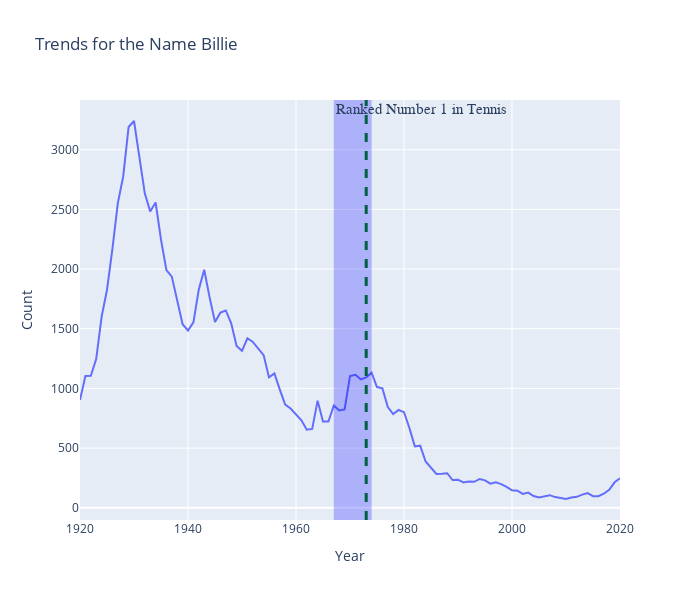

Write notebook code for a chart like this one.
### Code cell
df_billie = females[females["name"]=="Billie"]
fig = px.line(df_billie["1920":"2020"], x=df_billie["1920":"2020"].index, y="count", title = "Trends for the Name Billie")
fig.add_vline(x="1973", line_width = 3, line_dash = "dash", line_color="green")
fig.add_vrect(x0="1967", x1="1974", annotation_text="Ranked Number 1 in Tennis", annotation_position="top left",
              annotation=dict(font_size=15, font_family="Times New Roman"),
              fillcolor="blue", opacity=0.25, line_width=0)
fig.update_layout(width = 700, height=600, xaxis = dict(title = 'Year', showticklabels=True), yaxis=dict(title="Count" , showticklabels=True))

### Figure 1 — Plotly figure (JSON) as saved in the notebook; plotly's stock layout.template omitted (floating-point values rounded to 4 significant figures)
{"data": [{"hovertemplate": "x=%{x}<br>count=%{y}<extra></extra>", "legendgroup": "", "line": {"color": "#636efa", "dash": "solid"}, "marker": {"symbol": "circle"}, "mode": "lines", "name": "", "orientation": "v", "showlegend": false, "type": "scatter", "x": ["1920-01-01T00:00:00", "1921-01-01T00:00:00", "1922-01-01T00:00:00", "1923-01-01T00:00:00", "1924-01-01T00:00:00", "1925-01-01T00:00:00", "1926-01-01T00:00:00", "1927-01-01T00:00:00", "1928-01-01T00:00:00", "1929-01-01T00:00:00", "1930-01-01T00:00:00", "1931-01-01T00:00:00", "1932-01-01T00:00:00", "1933-01-01T00:00:00", "1934-01-01T00:00:00", "1935-01-01T00:00:00", "1936-01-01T00:00:00", "1937-01-01T00:00:00", "1938-01-01T00:00:00", "1939-01-01T00:00:00", "1940-01-01T00:00:00", "1941-01-01T00:00:00", "1942-01-01T00:00:00", "1943-01-01T00:00:00", "1944-01-01T00:00:00", "1945-01-01T00:00:00", "1946-01-01T00:00:00", "1947-01-01T00:00:00", "1948-01-01T00:00:00", "1949-01-01T00:00:00", "1950-01-01T00:00:00", "1951-01-01T00:00:00", "1952-01-01T00:00:00", "1953-01-01T00:00:00", "1954-01-01T00:00:00", "1955-01-01T00:00:00", "1956-01-01T00:00:00", "1957-01-01T00:00:00", "1958-01-01T00:00:00", "1959-01-01T00:00:00", "1960-01-01T00:00:00", "1961-01-01T00:00:00", "1962-01-01T00:00:00", "1963-01-01T00:00:00", "1964-01-01T00:00:00", "1965-01-01T00:00:00", "1966-01-01T00:00:00", "1967-01-01T00:00:00", "1968-01-01T00:00:00", "1969-01-01T00:00:00", "1970-01-01T00:00:00", "1971-01-01T00:00:00", "1972-01-01T00:00:00", "1973-01-01T00:00:00", "1974-01-01T00:00:00", "1975-01-01T00:00:00", "1976-01-01T00:00:00", "1977-01-01T00:00:00", "1978-01-01T00:00:00", "1979-01-01T00:00:00", "1980-01-01T00:00:00", "1981-01-01T00:00:00", "1982-01-01T00:00:00", "1983-01-01T00:00:00", "1984-01-01T00:00:00", "1985-01-01T00:00:00", "1986-01-01T00:00:00", "1987-01-01T00:00:00", "1988-01-01T00:00:00", "1989-01-01T00:00:00", "1990-01-01T00:00:00", "1991-01-01T00:00:00", "1992-01-01T00:00:00", "1993-01-01T00:00:00", "1994-01-01T00:00:00", "1995-01-01T00:00:00", "1996-01-01T00:00:00", "1997-01-01T00:00:00", "1998-01-01T00:00:00", "1999-01-01T00:00:00", "2000-01-01T00:00:00", "2001-01-01T00:00:00", "2002-01-01T00:00:00", "2003-01-01T00:00:00", "2004-01-01T00:00:00", "2005-01-01T00:00:00", "2006-01-01T00:00:00", "2007-01-01T00:00:00", "2008-01-01T00:00:00", "2009-01-01T00:00:00", "2010-01-01T00:00:00", "2011-01-01T00:00:00", "2012-01-01T00:00:00", "2013-01-01T00:00:00", "2014-01-01T00:00:00", "2015-01-01T00:00:00", "2016-01-01T00:00:00", "2017-01-01T00:00:00", "2018-01-01T00:00:00", "2019-01-01T00:00:00", "2020-01-01T00:00:00"], "xaxis": "x", "y": [902, 1104, 1105, 1246, 1599, 1827, 2170, 2551, 2776, 3191, 3241, 2921, 2635, 2482, 2558, 2247, 1991, 1937, 1746, 1538, 1484, 1554, 1829, 1994, 1763, 1556, 1635, 1653, 1546, 1356, 1315, 1420, 1389, 1333, 1279, 1092, 1125, 990, 864, 831, 782, 733, 654, 660, 897, 723, 722, 856, 815, 823, 1104, 1114, 1076, 1092, 1132, 1011, 1000, 843, 785, 819, 801, 668, 514, 520, 387, 331, 283, 285, 289, 232, 235, 212, 220, 217, 241, 229, 202, 213, 198, 174, 146, 143, 116, 127, 98, 85, 95, 105, 89, 80, 73, 86, 91, 110, 123, 97, 97, 117, 150, 213, 246], "yaxis": "y"}], "layout": {"annotations": [{"font": {"family": "Times New Roman", "size": 15}, "showarrow": false, "text": "Ranked Number 1 in Tennis", "x": "1967", "xanchor": "left", "xref": "x", "y": 1, "yanchor": "top", "yref": "y domain"}], "height": 600, "legend": {"tracegroupgap": 0}, "shapes": [{"line": {"color": "green", "dash": "dash", "width": 3}, "type": "line", "x0": "1973", "x1": "1973", "xref": "x", "y0": 0, "y1": 1, "yref": "y domain"}, {"fillcolor": "blue", "line": {"width": 0}, "opacity": 0.25, "type": "rect", "x0": "1967", "x1": "1974", "xref": "x", "y0": 0, "y1": 1, "yref": "y domain"}], "title": {"text": "Trends for the Name Billie"}, "width": 700, "xaxis": {"anchor": "y", "domain": [0, 1], "showticklabels": true, "title": {"text": "Year"}}, "yaxis": {"anchor": "x", "domain": [0, 1], "showticklabels": true, "title": {"text": "Count"}}}}
